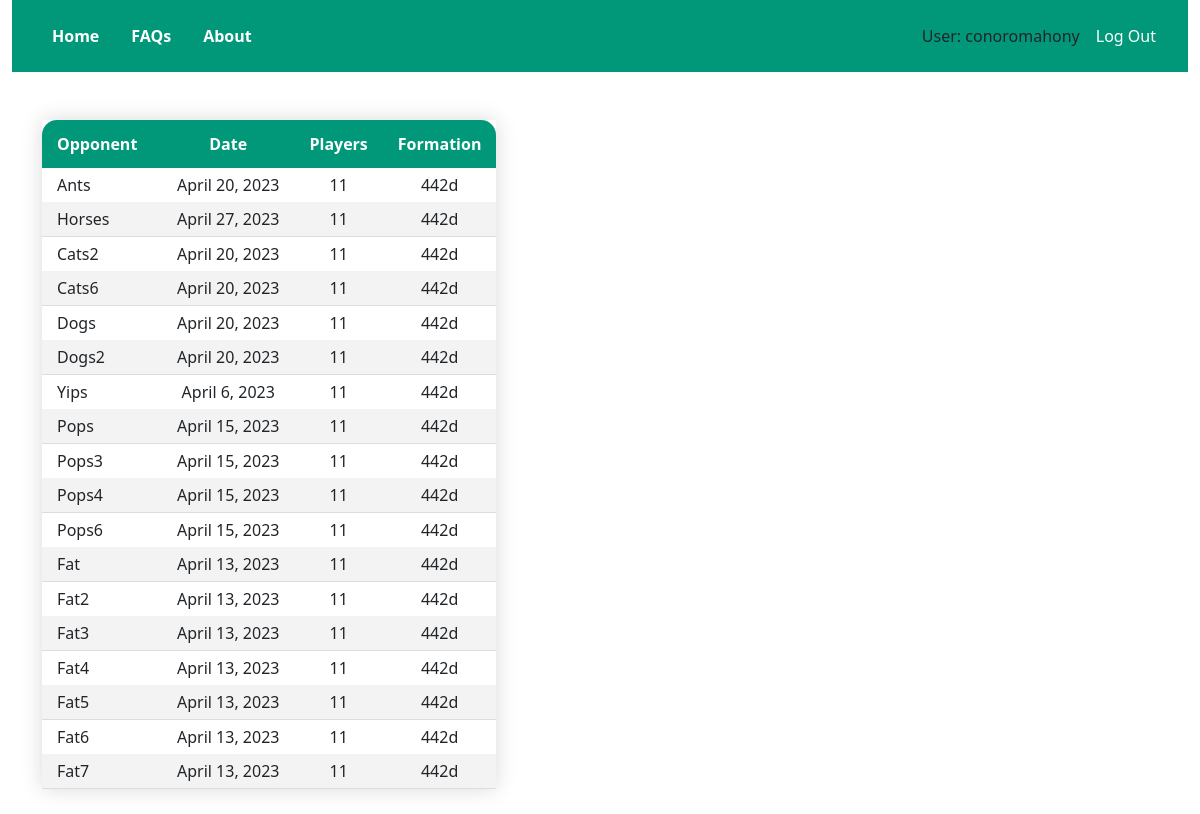
The app's page /lineups/list.html (signed in), older data.
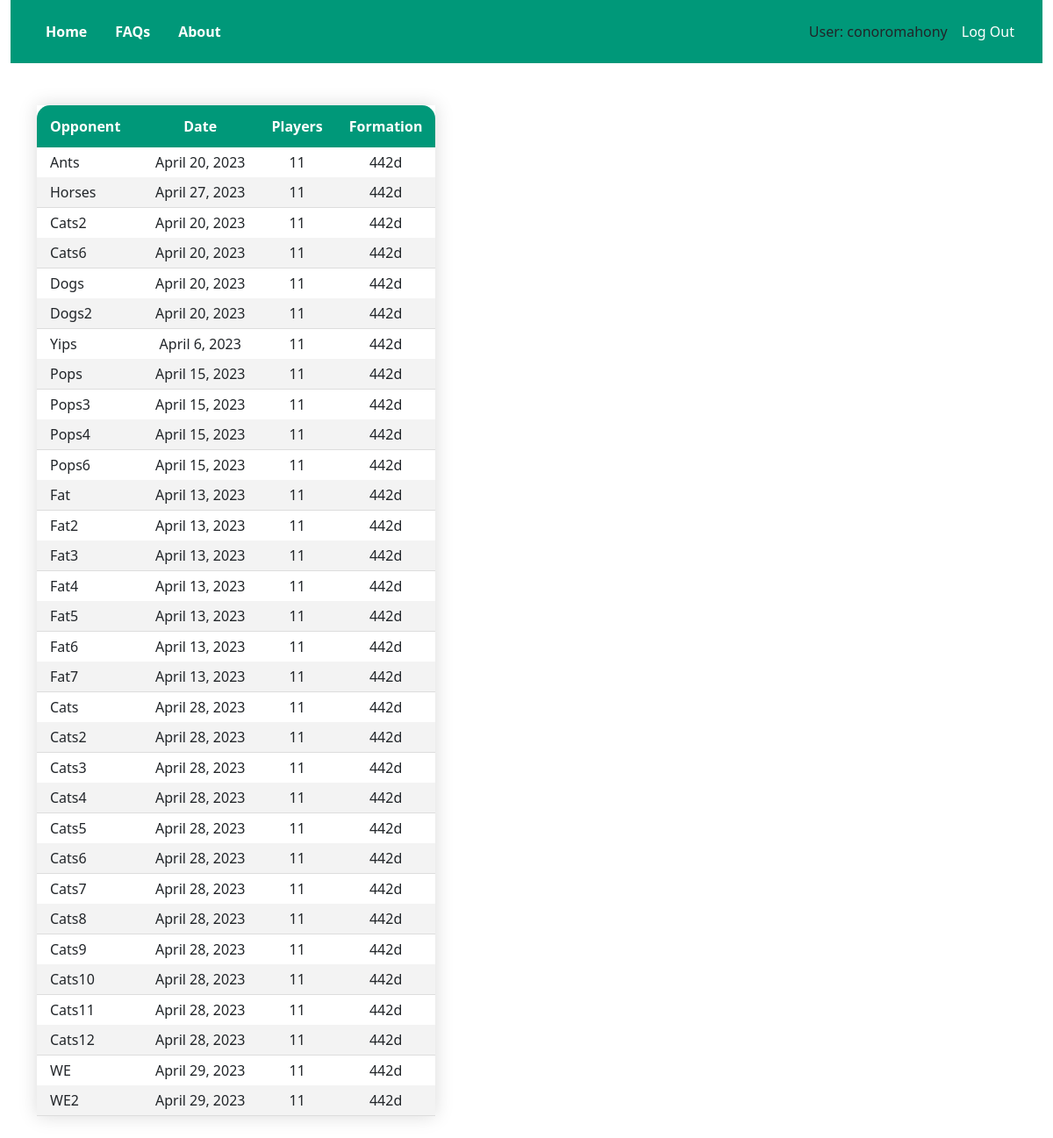
The same page, newer data.
### lineups/models.py (models this page shows, shortened)
class Lineup(models.Model):
    class TeamSize(models.TextChoices):
        ELEVEN = "11", _("11 vs. 11")
    class TeamFormation(models.TextChoices):
        FOUR_FOUR_TWO_D = "442d", _("4-4-2 (diamond)")
    class HalfDuration(models.TextChoices):
        THIRTY_FIVE = "35", _("35 minutes")
    class FirstGoalie(models.Model):
        name = models.ForeignKey(Player, on_delete=models.CASCADE)
    class SecondGoalie(models.Model):
        name = models.ForeignKey(Player, on_delete=models.CASCADE)
    game_id = models.CharField(max_length=20)
    opponent = models.CharField(max_length=40, default='')
    game_date = models.DateField()
    team_name = models.CharField(max_length=20)
    team_size = models.CharField(
        max_length=2,
        choices=TeamSize.choices,
        default=TeamSize.ELEVEN,
    )
    team_formation = models.CharField(
        max_length=4,
        choices=TeamFormation.choices,
        default=TeamFormation.FOUR_FOUR_TWO_D,
    )
    half_duration = models.CharField(
        max_length=2,
        choices=HalfDuration.choices,
        default=HalfDuration.THIRTY_FIVE,
    )
    first_goalie = models.CharField(
        max_length=20,
        default=''
    )
    second_goalie = models.CharField(
        max_length=20,
        default=''
    )
    number_subs = models.IntegerField()
    positions = models.CharField(max_length=2000)
    owner = models.ForeignKey(User, on_delete=models.CASCADE)

### lineups/views.py (the view)
# urls.py: path('list.html', views.lineup_list, name='lineup_list'),
@login_required
def lineup_list(request):
    lineups = Lineup.objects.filter(owner=request.user)
    return render(request, 'lineups/list.html', {'lineups': lineups})

### lineups/templates/lineups/list.html (shortened to what this page needs)
{% extends "home/base.html" %}
{% block content %}
    <table class="roster-list text-nowrap">
        <thead>
            <tr>
                <th id="leftmost-cell">Opponent</th>
                <th>Date</th>
                <th>Players</th>
                <th id="rightmost-cell">Formation</th
            </tr>
        </thead>
        <tbody>
            {% for lineup in lineups %}
                <tr>
                    <td id="leftmost-cell">{{ lineup.opponent }}</td>
                    <td>{{ lineup.game_date }}</td>
                    <td>{{ lineup.team_size }}</td>
                    <td>{{ lineup.team_formation }}</td>
                </tr>
            {% endfor %}
        </tbody>
    </table>
{% endblock %}

### home/templates/home/base.html (shortened to what this page needs)
{% load static %}
<!DOCTYPE html>
<html lang="en">
<head>
    {% load bootstrap5 %}
    {% bootstrap_css %}
    <link href="{% static "css/team.css" %}" rel="stylesheet">
</head>
<body>
    <div class="container-fluid">
        <nav class="navbar navbar-expand-lg navbar-dark" style="background-color: #009879;">
            <div class="collapse navbar-collapse" id="navbarSupportedContent">
                <ul class="navbar-nav me-auto">
                    <li class="nav-item"><a href="/home/index.html" class="nav-link px-3 ms-4 fw-bold text-white">Home</a></li>
                    <li class="nav-item"><a href="/home/faqs.html" class="nav-link px-3 fw-bold text-white">FAQs</a></li>
                    <li class="nav-item"><a href="/home/about.html" class="nav-link px-3 fw-bold text-white">About</a></li>
                </ul>
                <span class="navbar-text">
                    <ul class="navbar-nav text-end">
                        {% if user.is_authenticated %}
                            <li><a href="#" class="nav-link link-dark px-2">User: {{ user.username }}</a></li>
                            <li><a href="{% url 'users:login' %}" class="nav-link link-dark px-2 me-4 text-white">Log Out</a></li>
                        {% endif %}
                    </ul>
                </span>
            </div>
        </nav>
    </div>
    <div class="container mt-5">
        {% block content %}
        {% endblock content %}
    </div>
</body>
</html>

### team/static/css/team.css (style rules this page uses)
.roster-list { font-family: system-ui, -apple-system, BlinkMacSystemFont, “Segoe UI”, Roboto, Oxygen-Sans, Ubuntu, Cantarell, “Helvetica Neue”, Arial, sans-serif; border-collapse: collapse; margin: 25px 0; min-width: 400px; box-shadow: 0 0 20px rgba(0, 0, 0, 0.15); }
.roster-list th { font-family: system-ui, -apple-system, BlinkMacSystemFont, “Segoe UI”, Roboto, Oxygen-Sans, Ubuntu, Cantarell, “Helvetica Neue”, Arial, sans-serif; background-color: #009879; color: #ffffff; padding: 12px 15px; text-align: center; }
.roster-list th#leftmost-cell { border-top-left-radius: 15px; text-align: left; width: 120px; }
.roster-list th#rightmost-cell { border-top-right-radius: 15px; }
.roster-list tr:nth-of-type(even) { background-color: #f3f3f3; font-family: system-ui, -apple-system, BlinkMacSystemFont, “Segoe UI”, Roboto, Oxygen-Sans, Ubuntu, Cantarell, “Helvetica Neue”, Arial, sans-serif; border-bottom: 1px solid #dddddd; }
.roster-list td { font-family: system-ui, -apple-system, BlinkMacSystemFont, “Segoe UI”, Roboto, Oxygen-Sans, Ubuntu, Cantarell, “Helvetica Neue”, Arial, sans-serif; padding: 5px 15px; text-align: center; }
td#leftmost-cell { text-align: left; }

Row changes from the older to the newer data that the page shows:
added Lineup: opponent "Cats", game_date "April 28, 2023", team_size "11", team_formation "442d"
added Lineup: opponent "Cats2", game_date "April 28, 2023", team_size "11", team_formation "442d"
added Lineup: opponent "Cats3", game_date "April 28, 2023", team_size "11", team_formation "442d"
added Lineup: opponent "Cats4", game_date "April 28, 2023", team_size "11", team_formation "442d"
added Lineup: opponent "Cats5", game_date "April 28, 2023", team_size "11", team_formation "442d"
added Lineup: opponent "Cats6", game_date "April 28, 2023", team_size "11", team_formation "442d"
added Lineup: opponent "Cats7", game_date "April 28, 2023", team_size "11", team_formation "442d"
added Lineup: opponent "Cats8", game_date "April 28, 2023", team_size "11", team_formation "442d"
added Lineup: opponent "Cats9", game_date "April 28, 2023", team_size "11", team_formation "442d"
added Lineup: opponent "Cats10", game_date "April 28, 2023", team_size "11", team_formation "442d"
added Lineup: opponent "Cats11", game_date "April 28, 2023", team_size "11", team_formation "442d"
added Lineup: opponent "Cats12", game_date "April 28, 2023", team_size "11", team_formation "442d"
added Lineup: opponent "WE", game_date "April 29, 2023", team_size "11", team_formation "442d"
added Lineup: opponent "WE2", game_date "April 29, 2023", team_size "11", team_formation "442d"
